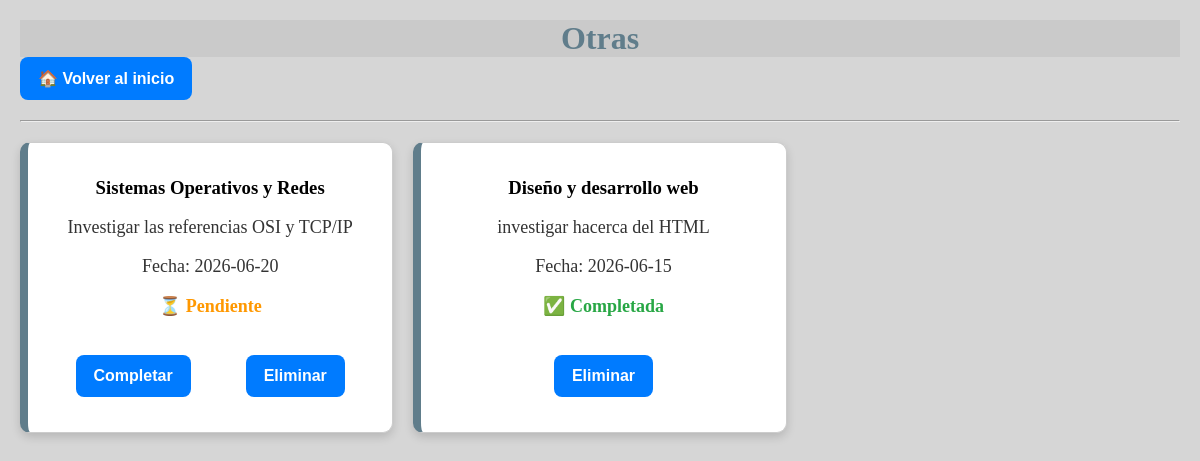
The app's page /otras with its own data.
### tables this page shows
CREATE TABLE tareas (
        id INTEGER PRIMARY KEY AUTOINCREMENT,
        titulo TEXT,
        materia TEXT,
        descripcion TEXT,
        fecha TEXT,
        estado TEXT
    );

### app.py (the view)
@app.route("/otras")
def otras():
    conexion = sqlite3.connect("database.db")
    cursor = conexion.cursor()
    cursor.execute("""
    SELECT * FROM tareas
    WHERE materia = 'Otras'
    ORDER BY estado DESC, fecha ASC
    """)
    tareas = cursor.fetchall()
    conexion.close()
    return render_template(
        "materia.html",
        tareas=tareas,
        nombre_materia="Otras",
        clase_color="otras"
    )

### templates/materia.html (shortened to what this page needs)
<!DOCTYPE html>
<html lang="en">
<head>
    <link rel="stylesheet" href="/static/styles.css">
</head>
<body>
    <h1 class="{{ clase_color }}">{{ nombre_materia }}</h1>
<a href="/">
    <button>🏠 Volver al inicio</button>
</a>
<hr>
{% if tareas %}
<div class="tareas_contenedor">
{% for tarea in tareas %}
<div class="tarea {{ clase_color }}">
    <h3>{{ tarea[1] }}</h3>
    <p>{{ tarea[3] }}</p>
    <p>Fecha: {{ tarea[4] }}</p>
    {% if tarea[5] == "Pendiente" %}
    <p class="pendiente">⏳ Pendiente</p>
{% else %}
    <p class="completada">✅ Completada</p>
{% endif %}
<div class="acciones">
{% if tarea[5] == "Pendiente" %}
<form action="/completar/{{ tarea[0] }}" method="GET">
    <button type="submit">Completar</button>
</form>
{% endif %}
<form action="/eliminar/{{ tarea[0] }}" method="GET" onsubmit="return confirm('¿Estás seguro de que deseas eliminar esta tarea?');">
    <button type="submit">Eliminar</button>
</form>
</div>
</div>
{% endfor %}
</div>
{% else %}
<p>No hay tareas registradas en esta materia.</p>
{% endif %}
</body>
</html>

### static/styles.css (style rules this page uses)
body { font-family: sanvito, cursive; background-color: #d6d6d6; margin: 0; padding: 20px; }
h1 { text-align: center; margin-bottom:10px; }
p { text-align: center; font-size: 18px; color: #333; }
form { background-color: white; padding: 20px; border-radius: 10px; }
button { background-color: #007bff; color: white; padding: 12px 18px; border: none; border-radius: 8px; cursor: pointer; font-size: 16px; font-weight: bold; }
hr { margin: 20px 0; }
.tarea { text-align: center; background-color: white; padding: 15px; border: 1px solid #ccc; border-radius: 10px; margin-bottom: 15px; }
.pendiente { color: #ff9800; font-weight: bold; }
.completada { color: #28a745; font-weight: bold; }
.tarea { background-color: white; padding: 15px; border-radius: 10px; margin-bottom: 15px; border-left: 5px solid #007bff; min-height: 250px; }
.tarea.otras { border-left: 8px solid #607d8b; }
h1.otras { margin:auto; background-color: #cacaca; color: #607d8b; }
.contenedor_formulario, .resumen, .tarea { box-shadow: 0px 4px 10px rgba(0,0,0,0.15); }
.acciones { justify-content: center; display: flex; gap: 15px; }
.tareas_contenedor { display: grid; grid-template-columns: repeat(3, 1fr); gap: 20px; }

### records on screen
tareas: titulo "Sistemas Operativos y Redes", descripcion "Investigar las referencias OSI y TCP/IP", fecha "2026-06-20", estado "⏳ Pendiente"
tareas: titulo "Diseño y desarrollo web", descripcion "investigar hacerca del HTML", fecha "2026-06-15", estado "✅ Completada"

### other values on screen
{{ nombre_materia }} "Otras"
